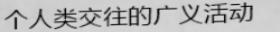
#> input picture Pytorch/img/1.jpg, 280 x 32 px, found by its file name
$ jupyter execute PIL.ipynb
#> lines starting #> are read from the running program, lines starting #| are printed output that depends on the picture
PIL中所涉及的基本概念有如下几个：通道（bands）、模式（mode）、尺寸（size）、坐标系统（coordinate system）、调色板（palette）、信息（info）和滤波器（filters）。

1、  通道

每张图片都是由一个或者多个数据通道构成。PIL允许在单张图片中合成相同维数和深度的多个通道。

以RGB图像为例，每张图片都是由三个数据通道构成，分别为R、G和B通道。而对于灰度图像，则只有一个通道。

对于一张图片的通道数量和名称，可以通过方法getbands()来获取。方法getbands()是Image模块的方法，它会返回一个字符串元组（tuple）。该元组将包括每一个通道的名称。

[cell 1]
import numpy as np
from PIL import Image
import matplotlib.pyplot as plt

[cell 2]
img = Image.open("/home/albert/PythonNote/Pytorch/img/1.jpg")
#> img is the input picture: PIL image 280x32 RGB; min 0, max 227, mean 183.3

[cell 3]
img.mode ,img.size
#> Out = ('RGB', (280, 32))

[cell 4]
# 模式“1”为二值图像，非黑即白。但是它每个像素用8个bit表示，0表示黑，255表示白
img1 = img.convert("1")
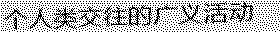
#> img1: PIL image 280x32 1; 72.3% white; black in thin lines or dots
data = np.array(img1)
data.shape,data.dtype

[cell 5]
# 模式“L”为灰色图像，它的每个像素用8个bit表示，0表示黑，255表示白，其他数字表示不同的灰度。
# 在PIL中，从模式“RGB”转换为“L”模式是按照下面的公式转换的：
# L = R * 299/1000 + G * 587/1000+ B * 114/1000

img2 = img.convert("L")
img2.show()
data = np.array(img2)
data.shape,data

[cell 6]
# 模式“P”为8位彩色图像，它的每个像素用8个bit表示，其对应的彩色值是按照调色板查询出来的。
img3 = img.convert("P")
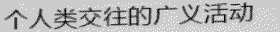
#> img3: PIL image 280x32 P; mean R, G, B 182.9, 182.9, 182.9
img3.show()
data = np.array(img3)
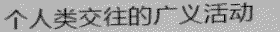
#> data: shape (32, 280); min 0, max 225, mean 164.1

data.shape,data

[cell 7]
# 模式“RGBA”为32位彩色图像，它的每个像素用32个bit表示，其中24bit表示红色、绿色和蓝色三个通道，另外8bit表示alpha通道，即透明通道。
img4 = img.convert("RGBA")
img4.show()
data = np.array(img4)
data.shape
#> Out = (32, 280, 4)

[cell 8]
img4 = img.convert("RGBA")
img4.show()
data = np.array(img4)
data.shape
#> Out = (32, 280, 4)

[cell 9]
# 模式“I”为32位整型灰色图像，它的每个像素用32个bit表示，0表示黑，255表示白，(0,255)之间的数字表示不同的灰度。
# 在PIL中，从模式“RGB”转换为“I”模式是按照下面的公式转换的：
# I = R * 299/1000 + G * 587/1000 + B * 114/1000

img5 = img.convert("I")
data = np.array(img5)
data.shape,data

$ run again, with Pytorch/img/5.jpg copied over Pytorch/img/1.jpg
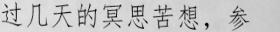
#> input picture Pytorch/img/5.jpg, 280 x 32 px, found by its file name
#> img is the input picture: PIL image 280x32 RGB; min 0, max 246, mean 194.8
#> `img1 = img.convert("1")`:
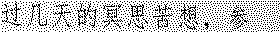
#> img1: PIL image 280x32 1; 76.8% white; black in thin lines or dots
#> `data = np.array(img3)`:
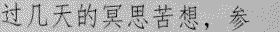
#> data: shape (32, 280); min 0, max 225, mean 174
